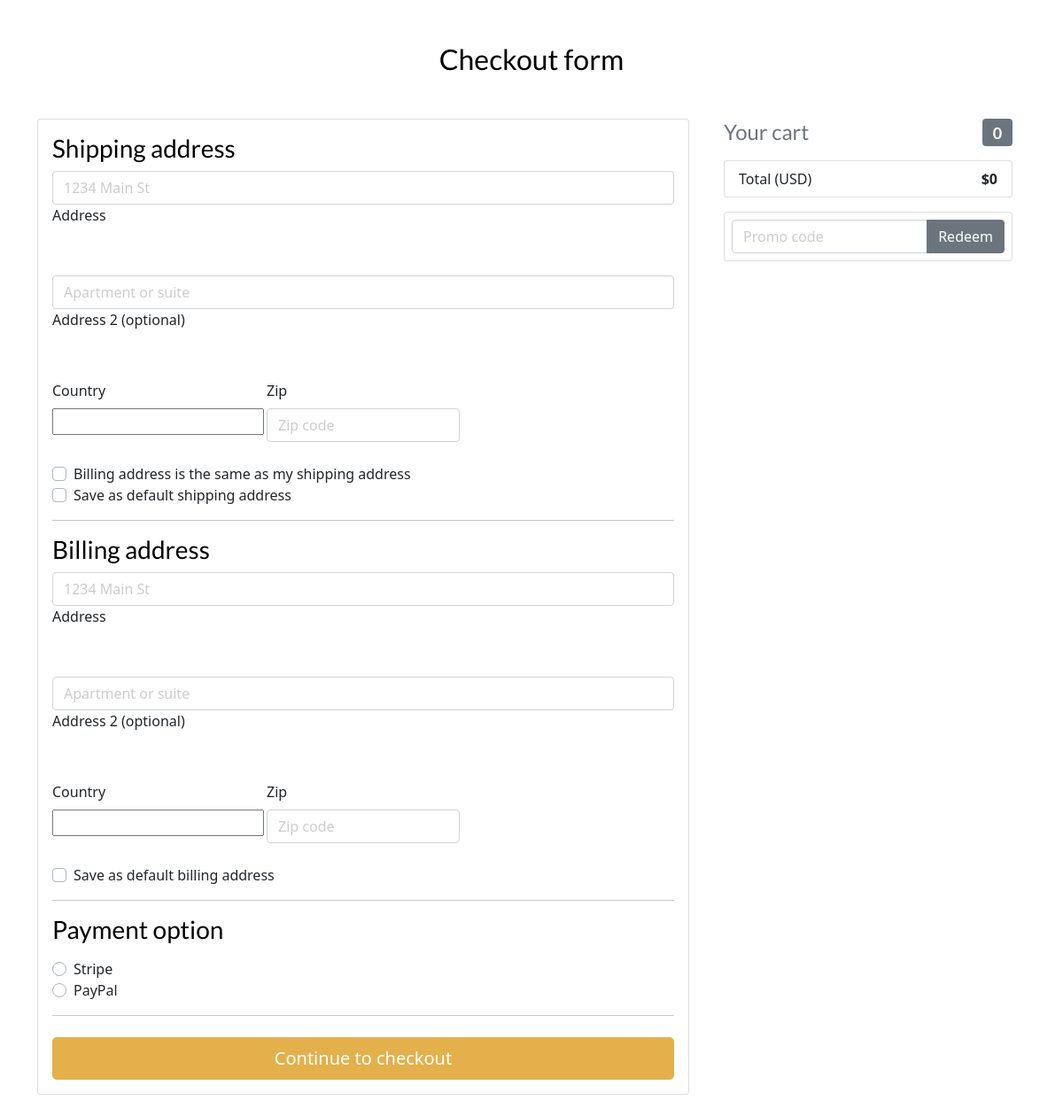
Before: /checkout (signed in) with the older database file.
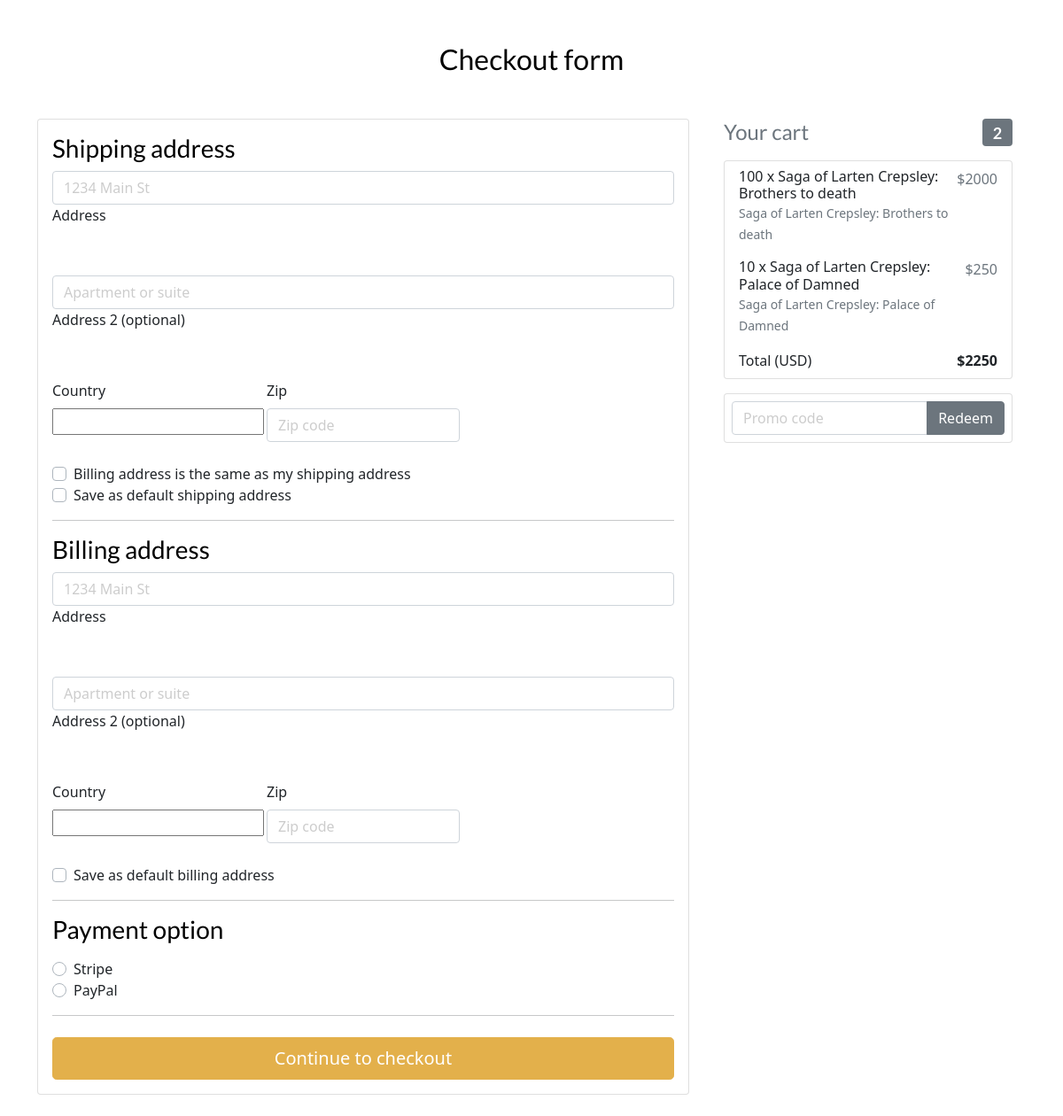
After: the same page with the newer database file.
### main/models.py (models this page shows, shortened)
class OrderItems(models.Model):
    user =  models.ForeignKey(User, on_delete=models.CASCADE,null=True)
    item = models.ForeignKey(Products,on_delete=models.CASCADE,null=True)
    qty = models.IntegerField()
    ordered = models.BooleanField(default=False)
    coupon = models.ForeignKey(
        'Coupon', on_delete=models.SET_NULL, blank=True, null=True)
    billing_address = models.ForeignKey(
        'Address', related_name='billing_address', on_delete=models.SET_NULL, blank=True, null=True)
    date_ordered = models.DateTimeField(auto_now_add=True)
    def price(self):
        return int(self.qty) * int(self.item.price)

class Products(models.Model):
    user = models.ForeignKey(User, on_delete=models.CASCADE,null=True)
    product_name = models.CharField(max_length=100)
    description = models.TextField()
    price = models.CharField(max_length=10000,null=False,default='0')
    tags = models.CharField(max_length=100,null=True)
    Image = models.ImageField(null=True,blank=True)
    date_created = models.DateTimeField(auto_now_add=True)

### main/views.py (the view)
# urls.py: path('checkout',views.checkout,name='checkout'),
def checkout(request):
    orders = request.user.orderitems_set.all()
    final_price = 0
    for i in orders:
        final_price += i.price()
    form= CheckoutForm()
    if request.method == 'POST':
        if form.is_valid():
            form = CheckoutForm(request.POST)
    context = {'orders':orders,'finalprice':final_price,'form':form,'couponform': CouponForm(),'DISPLAY_COUPON_FORM': True}
    return render(request,'main/checkout.html',context)

### main/forms.py
class CheckoutForm(forms.Form):
    shipping_address = forms.CharField(required=False)
    shipping_address2 = forms.CharField(required=False)
    shipping_country = CountryField(blank_label='(select country)').formfield(
        required=False,
        widget=CountrySelectWidget(attrs={
            'class': 'custom-select d-block w-100',
        }))
    shipping_zip = forms.CharField(required=False)
    billing_address = forms.CharField(required=False)
    billing_address2 = forms.CharField(required=False)
    billing_country = CountryField(blank_label='(select country)').formfield(
        required=False,
        widget=CountrySelectWidget(attrs={
            'class': 'custom-select d-block w-100',
        }))
    billing_zip = forms.CharField(required=False)
    same_billing_address = forms.BooleanField(required=False)
    set_default_shipping = forms.BooleanField(required=False)
    use_default_shipping = forms.BooleanField(required=False)
    set_default_billing = forms.BooleanField(required=False)
    use_default_billing = forms.BooleanField(required=False)
    payment_option = forms.ChoiceField(
        widget=forms.RadioSelect, choices=PAYMENT_CHOICES)

### main/templates/main/checkout.html (shortened to what this page needs)
{% extends "main/base.html" %}
{% load crispy_forms_tags %}
{% block content %}
  <main >
    <div class="container wow fadeIn">
      <h2 class="my-5 h2 text-center">Checkout form</h2>
      <div class="row">
        <div class="col-md-8 mb-4">
          <div class="card">
            <form method="POST" class="card-body">
              <h3>Shipping address</h3>
              <div class='hideable_shipping_form'>
                <div class="md-form mb-5">
                  <input type='text' placeholder='1234 Main St' id='shipping_address' name='shipping_address' class='form-control' />
                  <label for="shipping_address" class="">Address</label>
                </div>
                <div class="md-form mb-5">
                  <input type='text' placeholder='Apartment or suite' id='shipping_address2' name='shipping_address2' class='form-control' />
                  <label for="shipping_address2" class="">Address 2 (optional)</label>
                </div>
                <div class="row">
                  <div class="col-lg-4 col-md-12 mb-4">
                    <label for="country">Country</label>
                    {{ form.shipping_country }}
                  </div>
                  <div class="col-lg-4 col-md-6 mb-4">
                    <label for="shipping_zip">Zip</label>
                    <input type='text' placeholder='Zip code' id='shipping_zip' name='shipping_zip' class='form-control' />
                  </div>
                </div>
                <div class="custom-control custom-checkbox">
                  <label class="custom-control-label" for="same_billing_address">Billing address is the same as my shipping address</label>
                </div>
                <div class="custom-control custom-checkbox">
                  <label class="custom-control-label" for="set_default_shipping">Save as default shipping address</label>
                </div>
              </div>
              <hr>
              <h3>Billing address</h3>
              <div class='hideable_billing_form'>
                <div class="md-form mb-5">
                  <input type='text' placeholder='1234 Main St' id='billing_address' name='billing_address' class='form-control' />
                  <label for="billing_address" class="">Address</label>
                </div>
                <div class="md-form mb-5">
                  <input type='text' placeholder='Apartment or suite' id='billing_address2' name='billing_address2' class='form-control' />
                  <label for="billing_address2" class="">Address 2 (optional)</label>
                </div>
                <div class="row">
                  <div class="col-lg-4 col-md-12 mb-4">
                    <label for="country">Country</label>
                    {{ form.billing_country }}
                  </div>
                  <div class="col-lg-4 col-md-6 mb-4">
                    <label for="billing_zip">Zip</label>
                    <input type='text' placeholder='Zip code' id='billing_zip' name='billing_zip' class='form-control' />
                  </div>
                </div>
                <div class="custom-control custom-checkbox">
                  <label class="custom-control-label" for="set_default_billing">Save as default billing address</label>
                </div>
              </div>
              <hr>
              <h3>Payment option</h3>
              <div class="d-block my-3">
                {% for value, name in form.fields.payment_option.choices %}
                <div class="custom-control custom-radio">
                  <label class="custom-control-label" for="{{ name }}">{{ name }}</label>
                </div>
                {% endfor %}
              </div>
              <hr class="mb-4">
              <button class="btn btn-primary btn-lg btn-block" type="submit">Continue to checkout</button>
            </form>
          </div>
        </div>
        <div class="col-md-4 mb-4">
          {% include "main/order_snippet.html" %}
        </div>
      </div>
    </div>
  </main>
{% endblock content %}

### main/templates/main/order_snippet.html (shortened to what this page needs)
<div class="col-md-12 mb-4">
    <h4 class="d-flex justify-content-between align-items-center mb-3">
    <span class="text-muted">Your cart</span>
    <span class="badge badge-secondary badge-pill">{{ request.user.orderitems_set.count }}</span>
    </h4>
    <ul class="list-group mb-3 z-depth-1">
    {% for order_item in orders %}
    <li class="list-group-item d-flex justify-content-between lh-condensed">
        <div>
        <h6 class="my-0">{{ order_item.qty }} x {{ order_item.item.product_name}}</h6>
        <small class="text-muted">{{ order_item.item.description}}</small>
        </div>
        <span class="text-muted">${{ order_item.price }}</span>
    </li>
    {% endfor %}
    <li class="list-group-item d-flex justify-content-between">
        <span>Total (USD)</span>
        <strong>${{finalprice }}</strong>
    </li>
    </ul>
    {% if DISPLAY_COUPON_FORM %}
    <form class="card p-2" action="" method="POST">
        <div class="input-group">
            {{ couponform.code }}
            <div class="input-group-append">
            <button class="btn btn-secondary btn-md waves-effect m-0" type="submit">Redeem</button>
            </div>
        </div>
    </form>
    {% endif %}
</div>

Changed rows visible on the page:
added OrderItems: qty "100", item.product_name "Saga of Larten Crepsley: Brothers to death", item.description "Saga of Larten Crepsley: Brothers to death", price "2000"
added OrderItems: qty "10", item.product_name "Saga of Larten Crepsley: Palace of Damned", item.description "Saga of Larten Crepsley: Palace of Damned", price "250"
Other visible differences:
{{ request.user.orderitems_set.count }}: "0" → "2"
{{ finalprice }}: "0" → "2250"
